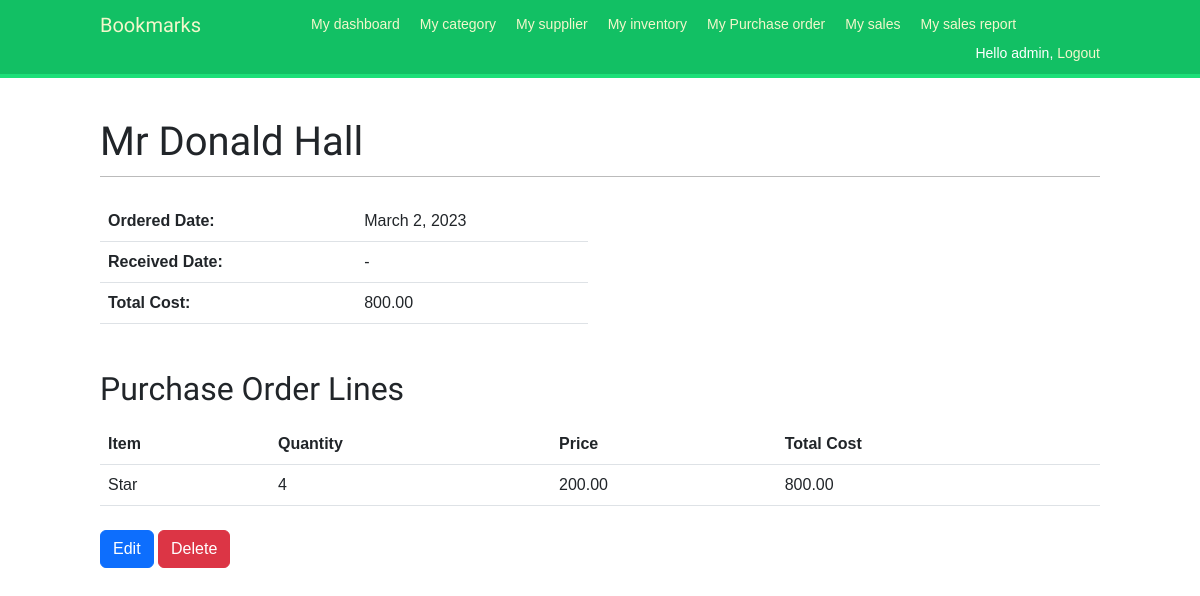
Screenshot of /purchase_order/2/ (signed in) with the database file from the repository.
### hotelbar/models.py (models this page shows, shortened)
class PurchaseOrder(models.Model):
    supplier = models.ForeignKey(Supplier, on_delete=models.CASCADE)
    ordered_date = models.DateField(auto_now_add=True)
    received_date = models.DateField(null=True, blank=True)
    total_cost = models.DecimalField(max_digits=10, decimal_places=2)

class Supplier(models.Model):
    name = models.CharField(max_length=100)
    contact_name = models.CharField(max_length=100)
    phone = models.CharField(max_length=20)
    email = models.EmailField(max_length=254)

class PurchaseOrderLine(models.Model):
    item = models.ForeignKey(InventoryItem, on_delete=models.CASCADE)
    order = models.ForeignKey(PurchaseOrder, on_delete=models.CASCADE)
    quantity = models.PositiveIntegerField()
    price = models.DecimalField(max_digits=8, decimal_places=2)
    total_cost = models.DecimalField(max_digits=10, decimal_places=2)

class InventoryItem(models.Model):
    name = models.CharField(max_length=100)
    category = models.ForeignKey(Category, on_delete=models.CASCADE)
    price = models.DecimalField(max_digits=8, decimal_places=2)
    current_quantity = models.PositiveIntegerField()
    reorder_level = models.PositiveIntegerField()
    reorder_quantity = models.PositiveIntegerField()
    last_ordered_date = models.DateField(null=True, blank=True)
    suppliers = models.ManyToManyField(Supplier, related_name='inventory_items')

### inventory/views.py (the view)
# urls.py: path('purchase_order/<int:pk>/', purchase_order_detail, name='purchase_order_detail'),
@login_required
def purchase_order_detail(request, pk):
    purchase_order = get_object_or_404(PurchaseOrder, pk=pk)
    return render(request, 'inventory/purchase_order_detail.html', {'purchase_order': purchase_order})

### inventory/templates/inventory/purchase_order_detail.html (shortened to what this page needs)
{% extends 'base.html' %}
{% block content %}
  <h1 class="mb-4">{{ purchase_order.supplier.name }}</h1>
  <div class="row mb-4">
    <div class="col-md-6">
      <table class="table">
        <tbody>
          <tr>
            <th>Ordered Date:</th>
            <td>{{ purchase_order.ordered_date }}</td>
          </tr>
          <tr>
            <th>Received Date:</th>
            <td>{% if purchase_order.received_date %}{{ purchase_order.received_date }}{% else %}-{% endif %}</td>
          </tr>
          <tr>
            <th>Total Cost:</th>
            <td>{{ purchase_order.total_cost }}</td>
          </tr>
        </tbody>
      </table>
    </div>
  </div>
  <h2 class="mb-3">Purchase Order Lines</h2>
  <table class="table">
    <thead>
      <tr>
        <th>Item</th>
        <th>Quantity</th>
        <th>Price</th>
        <th>Total Cost</th>
      </tr>
    </thead>
    <tbody>
      {% for line in purchase_order.purchaseorderline_set.all %}
      <tr>
        <td>{{ line.item.name }}</td>
        <td>{{ line.quantity }}</td>
        <td>{{ line.price }}</td>
        <td>{{ line.total_cost }}</td>
      </tr>
      {% empty %}
      <tr>
        <td colspan="4">No purchase order lines found.</td>
      </tr>
      {% endfor %}
    </tbody>
  </table>
  <div class="mt-4">
    <a class="btn btn-primary" href="{% url 'purchase_order_update' pk=purchase_order.pk %}">Edit</a>
    <button class="btn btn-danger" data-bs-toggle="modal" data-bs-target="#deleteModal">Delete</button>
  </div>
{% endblock %}

### templates/base.html (shortened to what this page needs)
{% load static %}
<!DOCTYPE html>
<html>
<head>
    <link rel="stylesheet" href="https://cdnjs.cloudflare.com/ajax/libs/font-awesome/5.15.3/css/all.min.css">
<link href="https://cdn.jsdelivr.net/npm/bootstrap@5.3.0-alpha1/dist/css/bootstrap.min.css" rel="stylesheet">
<link href="{% static "css/base.css" %}" rel="stylesheet">
</head>
<body>
<div id="header">
<span class="logo">Bookmarks</span>
{% if request.user.is_authenticated %}
    <ul class="menu">
        <li {% if section == "dashboard" %}class="selected"{% endif %}>
            <a href="{% url 'dashboard' %}"> My dashboard</a>
        </li>
        <li {% if section == "category_list" %}class="selected"{% endif %}>
            <a href="{% url 'category_list' %}">My category</a>
        </li>
        <li {% if section == "supplier_list" %}class="selected"{% endif %}>
            <a href="{% url 'supplier_list' %}">My supplier</a>
        </li>
        <li {% if section == "inventory_list" %}class="selected"{% endif %}>
            <a href="{% url 'inventory_list' %}">My inventory</a>
        </li>
        <li {% if section == "purchase_order_list" %}class="selected"{% endif %}>
            <a href="{% url 'purchase_order_list' %}">My Purchase order</a>
        </li>
        <li {% if section == "sales" %}class="selected"{% endif %}>
            <a href="{% url 'sales_list' %}">My sales</a>
        </li>
        <li {% if section == "sales_report" %}class="selected"{% endif %}>
            <a href="{% url 'sales_summary_report' %}">My sales report</a>
        </li>
    </ul>
{% endif %}
<span class="user">
    {% if request.user.is_authenticated %}
    Hello {{ request.user.first_name|default:request.user.username }},
    <a href="{% url 'logout' %}">Logout</a>
    {% else %}
    <a href="{% url 'login' %}">Log-in</a>
    {% endif %}
</span>
</div>
<div id="content">
    {% block content %}
    {% endblock %}
    </div>
    </body>
    </html>

### account/static/css/base.css (style rules this page uses)
body { margin:0; padding:0; font-family:helvetica, sans-serif; }
a { color:#12c064; text-decoration:none; }
h1, h2, h3, h4, h5 , h6 { font-family: 'Muli', sans-serif; font-weight:normal; }
h1 { border-bottom:1px solid #bbb; padding:0 0 10px 0; margin:10px 0 20px 0; }
h2 { margin:30px 0 20px; }
#header { padding:10px 100px; font-size:14px; background:#12c064; color:#fff; border-bottom:4px solid #1cdf78; overflow:auto; }
#header .logo { font-family: 'Muli', sans-serif; float:left; color:#f3f7cc; font-size:20px; margin-right:10%; }
#header ul.menu { list-style:none; float:left; margin:0; padding:0; }
#header ul.menu li { float:left; padding:4px 10px; }
#header a { color:#f3f7cc; }
#header .user { float:right; padding-top:4px; }
#content { padding:30px 100px; }

### rows the page displays
PurchaseOrder: supplier.name "Mr Donald Hall", ordered_date "March 2, 2023", total_cost "800.00"
PurchaseOrderLine: item.name "Star", quantity "4", price "200.00", total_cost "800.00"

### other values shown
{{ request.user.first_name|default:request.user.username }} "admin"
